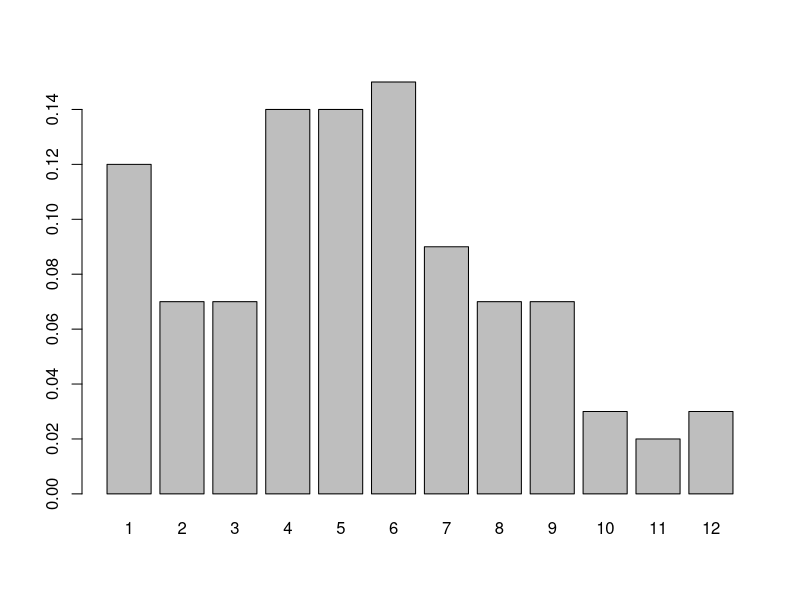
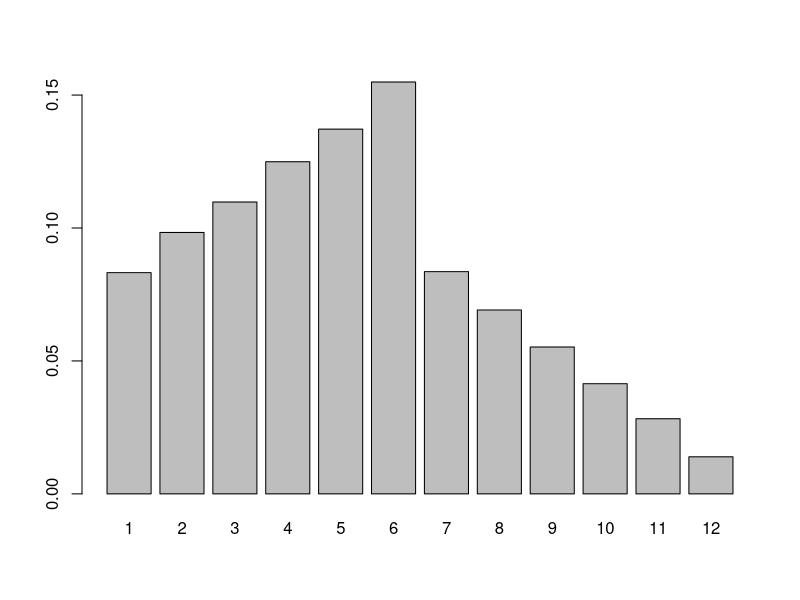
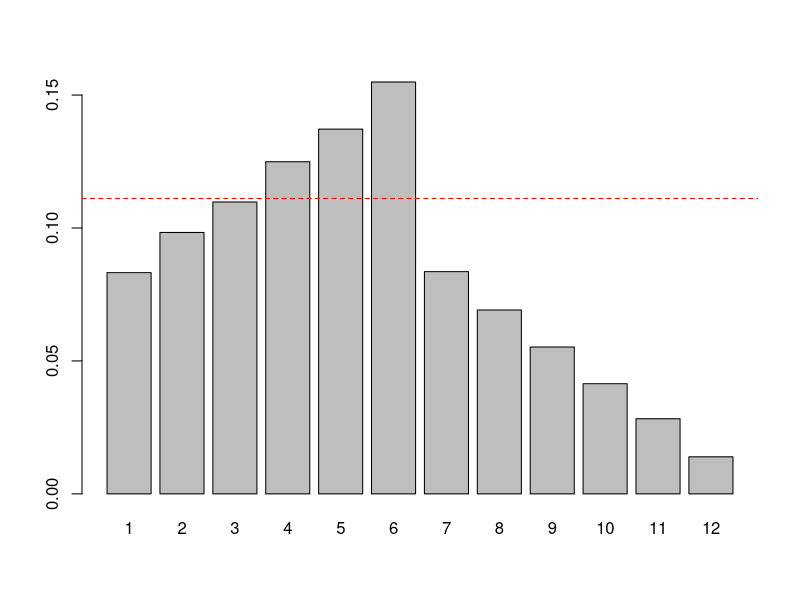
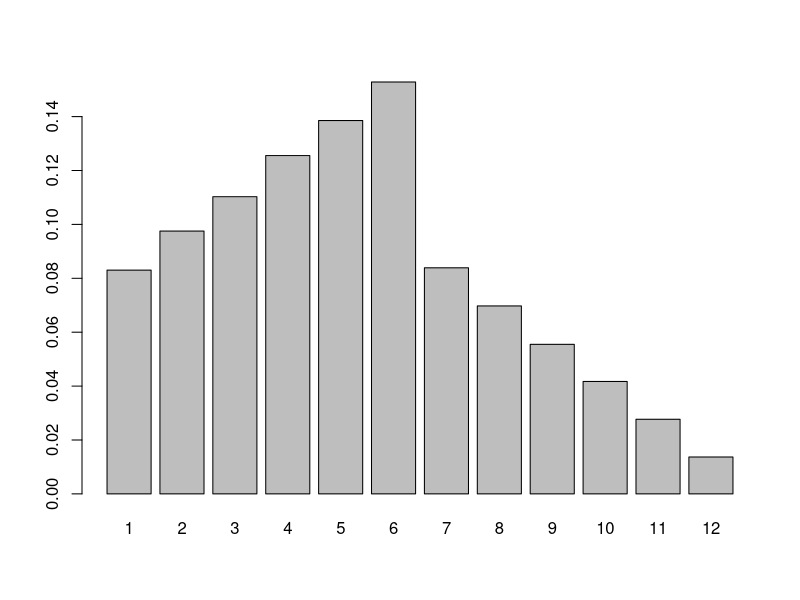
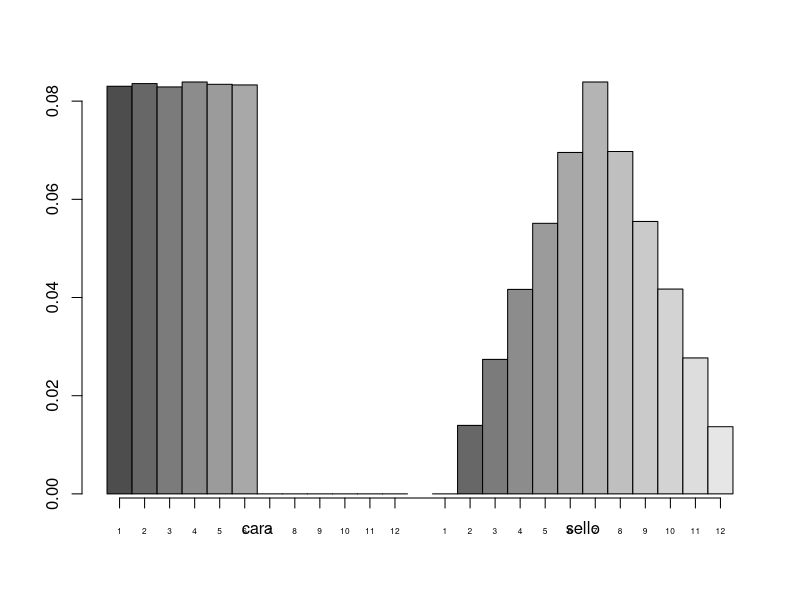

Reproduce these figures in R, in order.
## ---- chunk 1
set.seed(1245)
## ---- chunk 2
rMoneda <-function(){
  return(sample(c("cara", "sello"), 1))
}
#rMoneda()
## ---- chunk 3
rDado <- function(){
  return(sample(1:6, 1))
}
#rDado()
## ---- chunk 4
rE1 <- function(){
  if(rMoneda() == "cara"){
    return(rDado())
  } else {
    return(rDado() + rDado())
  }
}

#rE1()
## ---- chunk 5
X <- replicate(100, rE1())
## ---- chunk 6
table(X)
## ---- chunk 7
barplot(table(X)/length(X))
## ---- chunk 8
X <- replicate(100000, rE1())
## ---- chunk 9
barplot(table(X)/length(X))
## ---- chunk 10
barplot(table(X)/length(X))
abline(h = 4/36, col = "red", lty = 2)
## ---- chunk 11
P3Emp <- sum(X == 3)/length(X)
## ---- chunk 12
P3Emp
4/36
## ---- chunk 13
rE1A <- function(){
  m <- rMoneda()
  if(m == "cara"){
    return(c(m, rDado()))
  } else {
    return(c(m, rDado() + rDado()))
  }
}

rE1A()
## ---- chunk 14
Y <- replicate(1000000, rE1A())
## ---- chunk 15
dim(Y)
## ---- chunk 16
DFY <- as.data.frame(t(Y))
## ---- chunk 17
head(DFY)
## ---- chunk 18
names(DFY) <- c("Moneda", "Resultado")
## ---- chunk 19
DFY$Resultado <- as.numeric(DFY$Resultado)
## ---- chunk 20
barplot(table(DFY$Resultado)/nrow(DFY))
## ---- chunk 21
set.seed(8910)
## ---- chunk 22
B <- barplot(table(DFY$Resultado, DFY$Moneda)/nrow(DFY), beside = TRUE)
axis(1, at = c(B[, 1], B[, 2]), labels = c(1:12, 1:12), cex.axis = 0.5)
## ---- chunk 23
library(dplyr)
## ---- chunk 24
DFY %>% group_by(Moneda, Resultado) %>% summarise(PAtomE = n()/nrow(DFY)) -> P1E
## ---- chunk 25
P1E
## ---- chunk 26
P1E$PAtomE[P1E$Moneda == "cara" & P1E$Resultado == 3]/sum(P1E$PAtomE[P1E$Resultado == 3])
